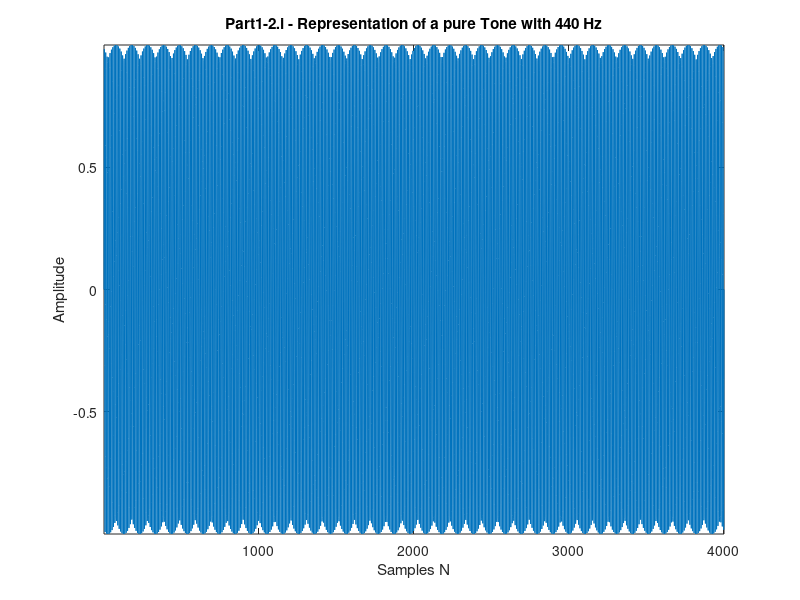

Reproduce this figure in MATLAB. (Note: this script raises an error after producing the figure.)
%Grupo 22: 
%-Ana Rita Lopes nº98587
%-Mariana Mourão nº98473
 
%LAB#3 - Space of Signals
 
clear all;
close all;
clc;
 
%% Parte 1)
    %% 1) Função definida o script designado 'DFT_mat'
    
%% 2)    
 %% i. 
 
f=440;   %frequência em Hz do sinal sinusóide puro
fs=4000; %frequência de amostragem em Hz
T=1;     %duração do sinal em segundos 

t = linspace(0,T,fs*T)'; %vetor de discretização do tempo (em segundos) 

%Implementacao da funcao de tom puro de frequência f
A = sin(2*pi*f*t); %vetor coluna  

%soundsc(A); % opcional de reproduzir o som

figure(1);
plot(A); 
xlabel('Samples N');
ylabel('Amplitude');
title(['Part1-2.i - Representation of a pure Tone with ', num2str(f), ' Hz']);
axis tight
%savefig('Part1-2.i.fig')

%% ii.
N=length(A);

% Admitiu-se uma DTF com comprimento igual a N
M = 2*N;
%M = input(['Enter the M-length of the DFT to be computed, in order to M >= ', num2str(N), ':']);

DFT_A = DFT_mat(A, M);  %computa a DFT de comprimento M usando a função definida em I.1)

k=(0:M-1)'; %fks = k*fs/M;
f = k*fs/M; %como fs = M, f = k 

%reorganiza a DFT movendo a componente DC de frequência zero para o centro do array, sendo 
%útil para termos de visualização da DFT
f_shift = (-length(DFT_A)/2:length(DFT_A)/2-1)*(fs/length(DFT_A)); % zero-centered frequency range

mag_dft = abs(DFT_A); %modulo da DFT 

figure(2);
subplot(121);plot(f,mag_dft);
xlabel('Frequencies (Hz)');
ylabel('Magnitude of DFT');
title('DFT of A Tone');
subplot(122);plot(f_shift,fftshift(mag_dft));
xlabel('Frequencies (Hz)');
ylabel('Magnitude of DFT');
title('zero-centered DFT of A Tone - fftshift command');

%máximo da DFT, devolvendo com 4 casas decimais 
XX=round(abs(DFT_A),4);
%indices dos coeficientes correspondentes ao máximo da DFT
Indxs = find(XX == max(XX));

ks = Indxs - 1; %devido à indexação do matlab, em que k=0 corresponde ao indice 1

%A correspondência entre indice k da DFT de compriemnto M e a frequência no sinal original, x, 
%é dada por f_k = f_s*k/M
fks = ks*fs/M;

fprintf('\n I.2.iii) O maior coeficiente ocorre para %d e %d\n',fks)

%% iii
%A DFT duma função seno corresponde a dois deltas
%dirac para a frequência fundamental (440) e a sua simétrica (-440). Como a dft assume uma 
%extensão periódica do sinal ao infinito em ambas as direções (isto é, o espectro é repetido a
%cada M amostras, ou seja, DFT(k)=DFT(k+M)), e devido ao facto de só se calcular a DFT para 
%frequências positivas, obtém-se para além do pico em 440 Hz um 2ºpico 
%em 4000-440 Hz = 3560 Hz que é a primeira harmônica do pico de -440 Hz no espectro original.
%A correspondência entre indice k da DFT de compriemnto M e a frequência no sinal original, x, 
%é dada por f_k = f_s*k/M

%Note-se que ao contrário do previsto através da transformada de fourier
%contínua, os picos obtidos não correspondem a deltas dirac. Tal deve-se ao
%facto de o suporte finito computacional apenas permitir uma representação
%finita do sinal x, correspondendo no dominio temporal a uma multiplicação do sinal x original
%por uma janela retangular. No dominio espectral tal é equivalente a convolver o espectro 
%do sinal original com o espectro da janela retangular. Uma vez que o espectro da janela retangular 
%é a função sinc(x), observam-se lóbulos sin(x)/x em torno de cada componente 
%espectral original conforme eles são convolvidos com o espectro da janela.
%Este fenomeno designa-se spectral leakage.

%% 3.
T=1; % duracao do sinal em segundos 
f = 440; %frequência em Hz do sinal sinusóide puro

%A implementação otimizada do algoritmo FFT implica que o sinal tenha dimensão 
%N = 2^u (com u inteiro)
N_pow2=2^(nextpow2(N));
M=N_pow2;
fs_1 = (N_pow2-1)/T; %frequencia de amostragem de forma a obter um sinal de tamanho N_pow2

t = (0:1/fs_1:T)'; %vetor de discretização do tempo (em segundos) 

A=sin(2*pi*f*t); % Implementacao da funcao de tom puro de frequência f

%usando a função tic e toc, é possivel obter uma medição precisa do tempo de 
%processamento de um determinado bloco.
%tempo de execução do algoritmo da DFT implementado pela função DFT_mat
tic;
[DFT_A]=DFT_mat(A,M);
tempo_dft=toc; 

fprintf('\n I.3. O tempo de computação da DFT usando a função matDFT é: %d\n',tempo_dft); 

k=(0:M-1)'; %= fk = k*fs/M, com fs = M
subplot(121)
plot(k,abs(DFT_A));
xlabel('Frequencies (Hz)');
ylabel('Magnitude of DFT');
title('I.3: DFT')

%tempo de computação da dft utilizando o algoritmo da FFT
tic;
FFT_A=fft(A); 
tempo_fft=toc; 

fprintf('\n I.3. O tempo de computação da DFT usando a FFT é: %d\n',tempo_fft); 

subplot(122)
plot(k,abs(FFT_A));
title('I.3: FFT')

    %% GENERAL DEMONSTRATION
%pow2_list = 2:12;
length_signal_list = 2:2:2048;
n_points = length(length_signal_list);
times = zeros(n_points,2);
T = 1;
f=440;

for i = 1:n_points
    length_signal = length_signal_list(i);
    %length_signal = 2^pow2_list(i);
    fs_1 = (length_signal-1)/T; %frequencia de amostragem de forma a obter um sinal de tamanho N_pow2
    t = (0:1/fs_1:T)';
    signal=sin(2*pi*f*t); 

    % Tempo de execução da FFT 
    tic;
    X_FFT = fft(signal);
    times(i,1) = toc;
    
    % Tempo de execução da DFT
    tic;
    X_DFT = DFT_mat(signal,length_signal);
    times(i,2) = toc;
end

% length_signal_list = 2.^pow2_list;

% Representação gráfica das complexidades temporais para sinais de diferentes complrimentos 
figure(4);
subplot(121);
hold on;
plot(length_signal_list,log(times(:,1)'));
plot(length_signal_list,log(times(:,2)'));
xlabel('Length of Signal');
ylabel('log(Computation time)');
hold off;
legend('FFT', 'DFT');
title('Time Complexity: DFT vs FFT');
axis tight;

subplot(122);
hold on;
plot(log2(length_signal_list),log(times(:,1)'));
plot(log2(length_signal_list),log(times(:,2)'));
xlabel('Power of 2');
ylabel('log(Computation time)');
hold off;
legend('FFT', 'DFT');
title('Time Complexity: DFT vs FFT');
axis tight;

% Comprova-se que a complexidade temporal da DFT é muito superior à da FFT,
% resultando do facto de para cada um dos N pontos multiplicam-se N
% exponenciais complexas por forma a obter o coeficiente da DFT correspondente, 
% envolvendo um custo total de N^2 (O(N^2)). 
% Já relativamente à complexidade temporal da FFT, o seu método de cálculo intrinseco 
% segue uma abordagem divide and conquer, eliminando as redudâncias associadas a
% cálculos repetidos na computação da DFT, reduzindo a complexidade quadrática 
% da DFT para uma complexidade O(NlogN). A otimização da DFT é então
% conseguida através do algoritmo FFT, sendo mais notório para N elevados. 

    %% Part II
    
    %% 1)   
f1=200; 
f2=1000;
fs=4000; %frequencia de amostragem 
T=1; %duração do sinal 
Chirp=chirpTone(T,f1,f2,fs); %vetor coluna contendo os valores da função chirp, 
%considerando a função chirpTone.m desenvolvida para o lab1.  

%soundsc(Chirp); %opcional, caso se pretenda ouvir o sinal 

t = (0:1/fs:T)'; %vetor de discretização do tempo (em segundos)

%Representação gráfica do sinal chirp 
figure(5)
plot(t,Chirp);
xlabel('Time(s)');
ylabel('Amplitude');
title('Chirp');
 
DFT_chirp = fft(Chirp); %Otimização da computação da DFT usando o algoritmo FFT
 
nfft=length(DFT_chirp);
%k = (0:nfft-1)';
f = (0:nfft-1)*fs/nfft;
f_shift = (-nfft/2:nfft/2-1)*(fs/nfft); % gama de frequências centrada em zero 

figure(6)
subplot(121);plot(f,abs(DFT_chirp));
xlabel('Frequency (Hz)');
ylabel('Magnitude of FFT');
title('FFT of Chirp Signal');
subplot(122);plot(f_shift,fftshift(abs(DFT_chirp))); 
xlabel('Frequency (Hz)');
ylabel('Magnitude of FFT');
title('Zero-Centered FFT of Chirp Signal - fftshift command');

%% 2 

% Como anteriormente constatado, uma função seno pura é representada no domínio espectral por duas
% funções Dirac, +f e -f. No entanto, neste caso tem-se um sinal chirp, em que a frequência do 
% sinal não depende somente do valor pelo qual se multiplica o tempo t no argumento do sin, 
% dependendo tambem da taxa de variação da dita frequência. 
% Para cada tempo t, a frequência da sinusoidal designa-se de frequência instantânea, sendo 
% analiticamente obtida pela derivada temporal da fase do sinal, theta (t), dando origem à seguinte 
% expressão para a frequência instantânea angular w_inst:
% w_inst = (d / dt) * theta (t) = 2 * pi * [f '(t) * t + f (t)]
% f_inst = w_inst / (2 * pi) = f (t) + f '(t) * t

% f (t) é a frequência crescente definida como: f (t) = f1 + (f2 - f1) * t / T
% Assim, a derivada de tempo de f (t) é: f '(t) = (f2 - f1) / T_bs

% Substituindo f (t) e f '(t) na expressão de f_inst, surge o seguinte:
% f_inst = f1 + 2 * (f2-f1) * t / T

% Assim, para t = T, a frequência instântanea é de f_inst = 2 * f2 - f1 = 1800 Hz
% Para t = 0, tem-se que a frequência instantanea é f_inst = f1 = 200

%O estudo analitico da frequência deste sinal chirp pode ser também consultado em anexo. 

%Deste modo, demonstra-se que as frequências instantaneas do sinal chirp
%estão contidas entre 200-1800 Hz, ao invés de 200-1000 Hz. Ao analisar o
%gráfico da FFT, denotam-se bandas para k=[200,1800] e k=[2200,3800], sendo
%tal mais uma vez explicado pela periodicidade da DFT e a sua simetria
%relativamente a d*(fs/2), com d inteiro e fs = 4000 Hz, sendo o espectro em
%k=[2200,3800] o simétrico do espectro em k=[200,1800], correspondendo a segundo banda ao 
%conjunto das primeiras harmónicas de [-1800;-200]. 

%Note-se que a DFT apenas permite obter o conteúdo em frequências do sinal,
%perdendo-se toda a informação temporal, sendo todas as frequências
%assumidas na duração do sinal incluidas no espectro do sinal.

%Mais uma vez, importa mencionar que seria expectável obter duas bandas
%retangulares compostas pelos deltas dirac positivos e negativos que
%compoem a DFT do sin para as diferentes frequências puras contidas
%no sinal, considerando o sinal chirp e a tranformada de fourier no dominio continuo.
%No entando, constata-se que a amplitude das bandas nao é
%uniforme, observando-se ondulações, designadas ondulações de Fresnel,
%mais predominantes nas extremidades das duas bandas. Tal deve-se ao facto de o suporte finito 
%computacional apenas permitir uma representação finita do sinal chirp, correspondendo no dominio 
%temporal a uma multiplicação do sinal chirp continuo por uma janela
%retangular, introduzindo descontinuidades repentinas no inicio e fim do
%sinal chirp.  Uma vez que o espectro da janela retangular 
%é a função sinc(x), observam-se lóbulos sin (x)/x em torno de cada componente 
%espectral original conforme eles são convolvidos com o espectro da janela.
%Este fenomeno designa-se spectral leakage. 

%De forma a reduzir os ripples observados, o sinal chirp pode ser multiplicado no dominio 
%temporal por uma outra janela que possibilite uma transição mais suave no inicio e fim do sinal. 

Chirp_window=Chirp.*window(@tukeywin,length(Chirp)); %multiplicação no dominio temporal pela janela
%tukeywin

DFT_chirp_window = fft(Chirp_window); 

nfft_window=length(DFT_chirp_window);
f = (0:nfft_window-1)*fs/nfft_window;
f_shift = (-nfft_window/2:nfft_window/2-1)*(fs/nfft_window); % gama de frequências centrada em zero

figure(7)
subplot(121);plot(f,abs(DFT_chirp_window));
xlabel('Frequency (Hz)');
ylabel('Magnitude of FFT');
title('FFT of Chirp Signal Convolved with Tukey Window');
subplot(122);plot(f_shift,fftshift(abs(DFT_chirp_window))); 
xlabel('Frequency (Hz)');
ylabel('Magnitude of FFT');
title('Zero-Centered FFT of Chirp Signal Convolved with Tukey Window');

%% 3)
%Calcular o espectograma para os seguintes parametros:
n_window =256; % comprimento da janela hamming 
n_overlap = 250; %número de amostras sobrepostas
nfft = 256; % número de amostras usadas para calcular a fft (nfft)
fs = 4000;

figure(8)
spectrogram(Chirp,n_window,n_overlap,nfft,fs,'yaxis');
title('Spectrogram of Chirp');

resolucao_temporal = (n_window-n_overlap)/fs; %o sinal chirp é dividido em segmentos 
%do mesmo comprimento da janela, partilhando n_overlap amostras com os
%segmentos adjacentes. Deste modo, os segmentos considerados distam
%n_window-n_overlap = 6 amostras, ou seja, 1.5 ms, definindo a resolução
%temporal 

resolucao_espectral = fs/n_window; % inverso do espaçamento temporal entre amostras 
%no segmento considerado, o qual tem o tamanho da janela.

fprintf('\n II.3. A resolução temporal é %d segundos e a resolução espectral é %d Hz\n',...
    resolucao_temporal,resolucao_espectral); 

%A variação tempo-frequência do spectrogram segue a variação imposta pelo
%chirp, verificando-se que o sinal contém frequencias contidas em
%[200,1800] Hz e as quais variam linearmente ao longo do tempo. 
    
%% 4) 
f1=1000;
f2=1500;
fs = 4000; %frequencia de amostragem 
T = 1; %duração do sinal em segundo 
t=linspace(0,T,fs*T)'; %vetor de discritização do tempo (em segundos) 

f=sin(2*pi*f1*t)+sin(2*pi*f2*t); % sinal f
g=sin(2*pi*f1*t).*sin(2*pi*f2*t); % sinal g

F=fft(f); % DFT do sinal f computada pelo algoritmo FFT 
G=fft(g); % DFT do sinal g computada pelo algoritmo FFT 

f_F = (0:length(F)-1)*fs/length(F);
f_G = (0:length(G)-1)*fs/length(G);

%plot signals
figure(9)
plot(t,f,t,g)
xlabel('Time(s)');
ylabel('Amplitude');
title('II.4) Temporal representation of f(t) and g(t)');
legend('f(t)', 'g(t)');
    
figure(10)
subplot(121)
plot(f_F,abs(F));
xlabel('Frequency(Hz)');
ylabel('Magnitude of the FFT');
title('II.3: FFT do sinal f')
axis tight

subplot(122)
plot(f_G,abs(G));
xlabel('Frequency(Hz)');
ylabel('Magnitude of the FFT');
title('II.3: FFT do sinal G')
axis tight

% O espetro do sinal f reflte a propriedade linear da DFT, 
% em que o espetro da soma de dois sinais resulta na soma dos
% espetros de cada sinal. Como se pode ver pela dedução feita em anexo, a DFT de f vai ter diracs
% em f1=1000 Hz e f2=1500 Hz. Como é periódica e simétrica relativamente a d*(fs/2), 
% com d inteiro e fs = 4000 Hz, os diracs repetem-se em
% 4000-f1=3000 Hz e 4000-f2=2500 Hz, correspondendo às primeiras harmónicas
% de -1000 Hz e -1500 Hz do espectro original.

% Em relacao ao sinal g, o produto dos dois sinais no dominio temporal corresponde à
% convolução no dominio espectral, pelo que o espectro resultante é a convolução dos
% espetros de cada um dos senos. Analiticamente, derivou-se que g equivale 
%à soma de 2 sinusóides, mas de frequências que diferem de f1 e f2:
%g(t) = (1/2)*cos(2*pi*500*t) - (1/2)*cos(2*pi*2500*t)
%Visto a frequência da segunda sinusoide ser superior à frequência de
%Nyquist (2500>fs/2 = 2000), ocorre aliasing. Para a sinusóide de 500 Hz, 
%obtém-se no espectro um delta dirac em 500 Hz, obtendo-se a 1ºharmónica de
%-500Hz em -500+4000 = 3500 Hz. Devido ao aliasing, é representado
%um delta dirac em 2000-(2500-2000) = 1500 Hz, repetindo-se em 4000-1500 =
%2500 Hz. 

%Novamnete refletindo a lineariedade da DFT, quanto à magnitude da FFT constata-se que as
%amplitudes dos picos de G correspondem aproximadamente a metade da
%amplitude dos picos de F. 

    %% Part III
    
    %% 1)
    
f=100; % Frequência do sinal x(t) em Hz
f0=1000; % Frequência da onda portadora, c(t), em Hz
fs=2400; % Frequencia de amostragem em Hz
 
t=linspace(0,T,fs*T)';
x=sin(2*pi*f*t); % Sinal x(t)
X=fft(x); % DFT do sinal f computada pelo algoritmo FFT 

nfft = length(X);
f = (0:nfft-1)*fs/nfft;
f_shift = (-nfft/2:nfft/2-1)*(fs/nfft); % gama de frequências centrada em zero


figure(11);
subplot(121);plot(f,abs(X));
xlabel('Frequencies (Hz)');
ylabel('Magnitude of FFT');
title('FFT of  x(t)');
subplot(122);plot(f_shift,fftshift(abs(X)));
xlabel('Frequencies (Hz)');
ylabel('Magnitude of FFT');
title('zero-centered FFT of x(t) - fftshift command');

%Como referido anteriormente, a DFT duma função seno corresponde a dois deltas
%dirac para a frequência fundamental (100) e a sua simétrica (-100).
%Como a dft assume uma extensão periódica do sinal ao infinito em ambas as
%direções, considerando apenas frequências positivas, o 2º delta dirac que
%se obtém corresponde à primeira harmónica de -100Hz no espectro original, correspondente a
%2400-100 = 2300 Hz. 

%% 2)

% A Modulação em Amplitude é um sistema onde a amplitude máxima da onda portadora varia de acordo 
% com o valor instantâneo (amplitude) do sinal modulante (mensagem ou banda base).

list_alpha = logspace(0,-3,4); % logspace gera 4 pontos entre 10^0=1 and 10^-3

num_alpha = length(list_alpha);

c=cos(2*pi*f0*t); % Onda portadora, c(t)

figure(12)
for i = 1:num_alpha
    alpha = list_alpha(i);
    xam=(1+alpha*x).*c; % sinal de amplitude modulada
    subplot(4,2,2*i-1);plot(t, xam);
    xlabel('Time (s)');
    ylabel('Amplitude');
    title(['alpha = ', num2str(alpha)]);
    
    Xam=fft(xam);  % DFT do sinal f computada pelo algoritmo FFT 
    nfft = length(Xam);
    f = (-nfft/2:nfft/2-1)*(fs/nfft); % gama de frequências centrada em zero
    subplot(4,2,2*i);plot(f,fftshift(abs(Xam)));
    xlabel('Frequencies (Hz)');
    ylabel('Magnitude of FFT');
    title(['alpha = ', num2str(alpha)]);
    axis tight
end

% Desenvolvendo a expressão xam(t,alpha) = (1 + alfa*x(t))*c(t), tem-se
% que: xam(t,alfa) = cos(2*Pi*f0*t) + alfa*x(t)*cos(2*Pi*f0*t), ou seja
% equivale à soma da onda portadora com o produto do sinal
% alfa*x*portadora.
% Desta forma, tendo em conta as proprieddaes da DFT, o espectro obtido
% será dado pela soma do espetro da onda portadora com o espectro
% resultante da convolução entre os espectros X e C. 

% Em anexo demonstra-se que x_am equivale a:  
% x_am(t,alpha) = cos(2*pi*f0*t) + (alpha/2)*(sin(2*pi*(f0+f)*t) + sin(2*pi*(f0-f)*t)

%Considerando a lineariedade da DFT, o espectro vai resultar da
%soma dos espectros do cosseno (dois deltas dirac em +-f0 = +-1000Hz), 
%com os espectros dos senos (dois deltas dirac em +-(f0+f)=+-1100Hz e em 
% +-(f0-f)=+-900Hz), apresentando os espectros dos senos uma magnitude de
%alpha/2 da sua original, pelo que quanto maior o alfa, maior a magnitude 
%associada aos deltas dirac dos espectros dos dois sinais seno. Desta
%forma, quanto maior o valor de alfa, uma maior quantidade de informação do
%sinal x é transmitida pela onda portadora. 

% Comparando o espectro de xam com o espectro de x, tem-se que o o espectro de xam corresponde 
% ao delta dirac na frequência f0 da onda portadora sobreposto ao espectro
% do sinal x centrado na frequência f0 da onda portadora, devido à
% convolução.

%% 3)

% FM em vez de modular a magnitude como antes, modula a frequência. f0 é a frequência 
% da onda portadora que mudará de acordo com o valor de x(t).

f0=1000; % Frequência da onda portadora, c(t), em Hz
fs=2400; % Frequencia de amostragem em Hz

figure(13)
for i = 1:num_alpha
    alpha = list_alpha(i);
    c = cos(2*pi*f0*(1+alpha*x).*t);
    subplot(4,2,2*i-1);plot(t, c);
    xlabel('Time (s)');
    ylabel('Amplitude');
    title(['alpha = ', num2str(alpha)]);

    C=fft(c); % DFT do sinal f computada pelo algoritmo FFT
    nfft = length(C);
    f = (-nfft/2:nfft/2-1)*(fs/nfft); % gama de frequências centrada em zero
    subplot(4,2,2*i);plot(f,fftshift(abs(C)));
    xlabel('Frequencies (Hz)');
    ylabel('Magnitude of FFT');
    title(['alpha = ', num2str(alpha)]);
    axis tight
end

% A onda portadora c modulada em frequência, à semelhança do sinal chirp, 
% tem frequências que variam a uma dada taxa, sendo que no dominio
% continuo, para um dado instante t associa-se uma frequência instantanea
% dada por (derivado em anexo):
% f_inst = f0 + f0*alpha*(2*pi*f*cos(2*pi*f*t)*t + sin(2*pi*f*t))

% Analisando o intervalo de frequências instantaneas contidas no sinal, 
% obtidas para os instantes temporais extremos, obtem-se 
% para alpha=0.1 f_inst=[1000;63835.85], e para para alpha=1
% f_inst=[1000;629318.53]. Deste modo, a banda de frequências inclui valores que 
% estão significativamente acima da frequência de Nyquist (fs/2 = 1200 Hz),
% sendo que para essas frequências o sinal sofre aliasing. Assim, o espectro
% desses sinais é a superposição do espectro puro com as suas harmónicas,
% devido à periodicidade da DFT. 

% Enquanto na modulação em amplitude (AM) obtêm-se deltas dirac em frequências definidas, 
% na modulação em frequência (FM), visto a frequência da onda portadora variar em função do 
% sinal a transmitir, obtem-se uma maior ocupação da banda de frequência.
% Constata-se também que a onda modulada em frequência assemalha-se à
% modulada em amplitude quando alfa é diminuido, contudo ter-se-á ruido, tendo-se a situação
% limite quando alfa = 0 e nao se transmite informação relativa a x(t). De
% forma a aumentar a qualidade da transmissao, aumenta-se o alfa,
% resultando numa lagura de banda muito elevada.  

% Realizados os espectrogramas da onda portadora modulada em frequência por x(t), para os 
% alphas considerados, os mesmos confirmam a ampla faixa de frequências presente a cada instante.
for i = 1:num_alpha
    alpha = list_alpha(i);
    c = cos(2*pi*f0*(1+alpha*x).*t);
  
    %Calcular o espectograma para os seguintes parametros:
    n_window =256; % comprimento da janela hamming 
    n_overlap = 250; %número de amostras sobrepostas
    nfft = 256; % número de amostras usadas para calcular a fft (nfft)
    fs = 2400;

    figure(13+i)
    spectrogram(c,n_window,n_overlap,nfft,fs,'yaxis');
    title(['Spectrogram of C - FM Modulation for alpha = ', num2str(alpha)]);
end

%spectrogram(cos(2*pi*f0*(1+0*x).*t),n_window,n_overlap,nfft,fs,'yaxis');

%% 4) 

% Para a modulação em amplitude (AM), a informação a transmitir x(t)
% encontra-se codificada na amplitude da onda portadora, com a fase e a
% frequência a permanecerem constantes. Como verificado, quanto menor o
% alfa, maior a dependência da amplitude do sinal modulado com a informação 
% que se pretende transmitir, possibilitando uma melhor reconstrução do sinal
% x(t).
% Relativamnete à modulação em frequência (FM), a frequência da onda
% portadora varia com a informação a transmitir x(t), permanecendo a
% amplitude e a fase constantes. 

%Visto o ruido afetar a amplitude da onda modulada, os sinais modulados em FM são
%menos afetados, pois o ruido nao afeta a frequência da onda modulada, 
%ao contrário da modulação em AM, em que a informação
%transmitida na presença de ruido tem pouca qualidade, sendo por isso um
%método de modulação menos eficaz que FM. 
 
% Como tal, infere-se que a FM é melhor para transmitir informação
% devido ao facto de possibilitar uma melhor reconstrução do sinal x(t). Contudo, 
% como a qualidade da transmissão em FM implica que a largura de banda da
% onda modulada seja grande, a distância de transmissão é condicionada, isto é, em FM não se 
% pode transmitir a longas distância, sendo que por isso é necessário existirem mais antenas 
% menos espaçadas de forma a que os obstaculos fisicos nao afetem a transmissao. Em contrapartida, 
%visto AM possibilitar uma menor largura de banda, permite ter mais estações disponíveis em 
%qualquer gama de frequência.
